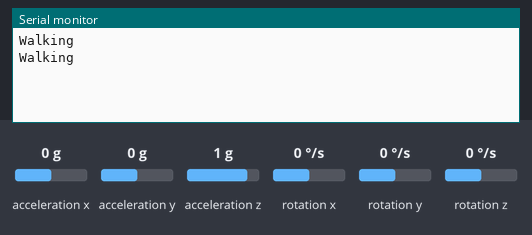
Simulated run of this sketch. Board: Arduino Uno, built with avr-gcc and run on an emulated ATmega328P. On the bench: the last lines printed to the serial monitor. The inputs (shaded band) are chosen by the test bench; at power-on: acceleration x 0 g, rotation x 0 °/s, acceleration y 0 g, acceleration z 1 g, rotation y 0 °/s, rotation z 0 °/s.

Above: at 1.2 s.
1.3 s: acceleration x set to -1.4 g
At 2.4 s:
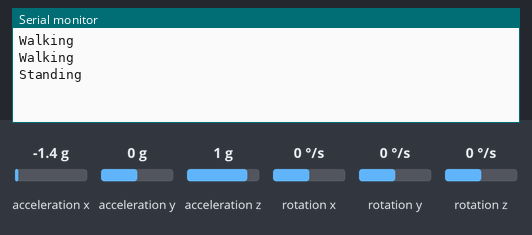
4.5 s: rotation x set to -192 °/s
At 5.8 s:
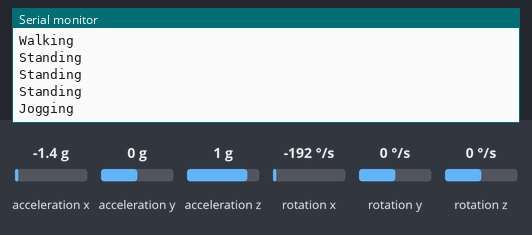

The sketch:

Multiclass_predictions.ino
```cpp
#include <Wire.h>
#include <MPU6050.h>

MPU6050 mpu;

// Weights and intercepts for each class
float weights[4][6] = {
    {-0.04578527, 0.24942555, 0.02602638, 0.02995652, -0.12145042, -0.05982817}, // Class 0 (Walking)
    {0.16895413, -0.02775622, -0.0152711, -0.36518198, 0.1059486, -0.1250134},   // Class 1 (Jogging)
    {-0.07200122, 0.0750543, 0.00995641, 0.06958562, 0.05638641, 0.02940132},    // Class 2 (Standing)
};

float intercepts[4] = {
    -2.5444826636403066,   // Class 0 (Walking)
    -1.035210317330788,    // Class 1 (Jogging)
    -0.7581600497274124,   // Class 2 (Standing)
};

void setup() {
    Serial.begin(115200);
    Wire.begin();
    mpu.initialize();
}

void loop() {
    int16_t ax, ay, az, gx, gy, gz;
    mpu.getMotion6(&ax, &ay, &az, &gx, &gy, &gz);

    float features[] = { static_cast<float>(ax), static_cast<float>(ay), static_cast<float>(az),
                         static_cast<float>(gx), static_cast<float>(gy), static_cast<float>(gz) };

    int prediction = predict(features);

    // Print the predicted activity
    if (prediction == 0) {
        Serial.println("Walking");
    } else if (prediction == 1) {
        Serial.println("Jogging");
    } else if (prediction == 2) {
        Serial.println("Standing");
    }else {
        Serial.println("Unknown prediction");
    }

    delay(1000);
}

int predict(float* features) {
    float max_score = -INFINITY;
    int best_class = -1;

    // Compute the score for each class
    for (int i = 0; i < 3; i++) {
        float score = intercepts[i];
        for (int j = 0; j < 6; j++) {
            score += weights[i][j] * features[j];
        }

        // Keep track of the class with the highest score
        if (score > max_score) {
            max_score = score;
            best_class = i;
        }
    }

    return best_class;
}
```

Measured:
- after the input at 1.3 s, the serial monitor: prints a new line after 0.71 s (image 1)
- after the input at 4.5 s, the serial monitor: prints a new line after 0.53 s (image 2)
